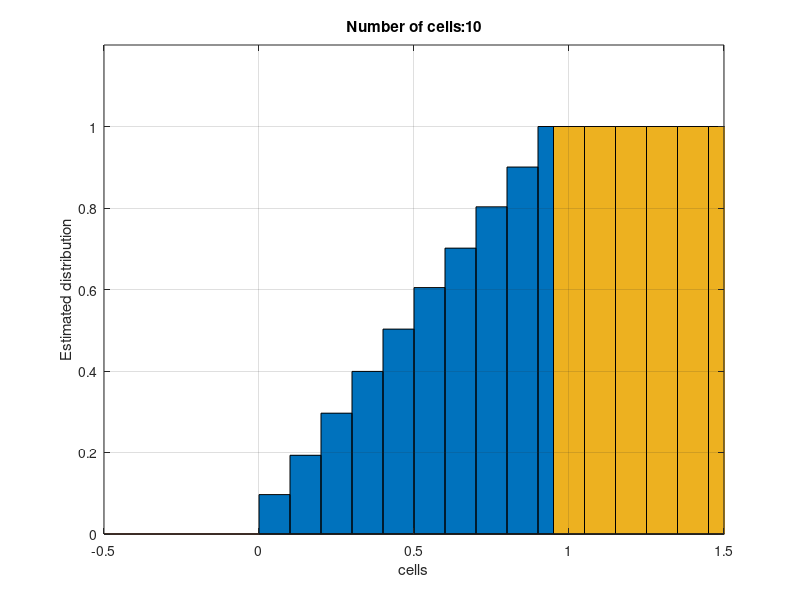
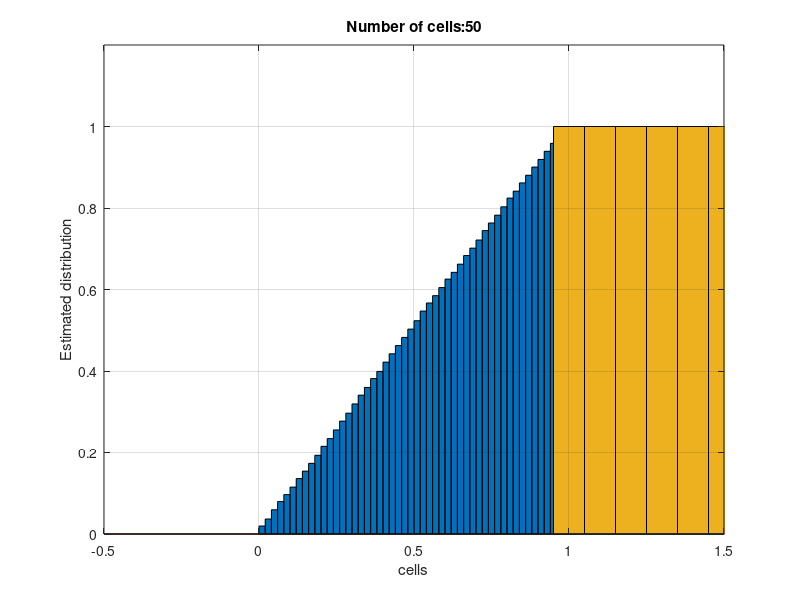

Recreate these plots in MATLAB, in order.
%% CHAPTER 2: RANDOM VARIABLE
%% Section 2.4.2. Distribution Function
%%%%%%%%%%%%%%%%%%%%%%%%%%%%%%%%%%%%%%%%%%%%%%%%%%%%%%%%%%%%%%%%%%%%%%%%%%%%%%%
%% MATLAB PROGRAM: Distribution.m
%% This program estimates the distribution of uniform r.v. in [0,1]
%%%%%%%%%%%%%%%%%%%%%%%%%%%%%%%%%%%%%%%%%%%%%%%%%%%%%%%%%%%%%%%%%%%%%%%%%%%%%%%% 
%% Book: Random Variables and Processes Primer with MATLAB
%%
%% Author: Gordana Jovanovic Dolecek
 %%%%%%%%%%%%%%%%%%%%%%%%%%%%%%%%%%%%%%%%%%%%%%%%%%%%%%%%%%%%%%%%%%%%%%%%%%%%%%%
% Generation of uniform random variable in [0,1]
N=10000; % Number of values
X=rand(1,N);

% PDF
NN=10; % Number of cells

H=hist(X,NN);
delta=1/NN;
PDF=H/(N*delta);

% Distribution
D=cumsum(PDF)*.1;
x=[.05:.1:1];
bar(x,D,1)
grid
axis([-.5,1.5,0,1.2])
hold on, plot([-.5 0],[0,0])
hold on,bar([1:.1:1.5],[1,1,1,1,1,1],1)
xlabel('cells')
ylabel('Estimated distribution')
title('Number of cells:10')

hold off
NN=50; %Number of cells
H=hist(X,NN);
delta=1/NN;
PDF=H/(N*delta);
D=cumsum(PDF)*delta;
x=[delta/2:delta:1];
figure
bar(x,D,1)
grid
axis([-.5,1.5,0,1.2])
hold on, plot([-.5 0],[0,0])
hold on,bar([1:.1:1.5],[1,1,1,1,1,1],1)
xlabel('cells')
ylabel('Estimated distribution')
title('Number of cells:50')